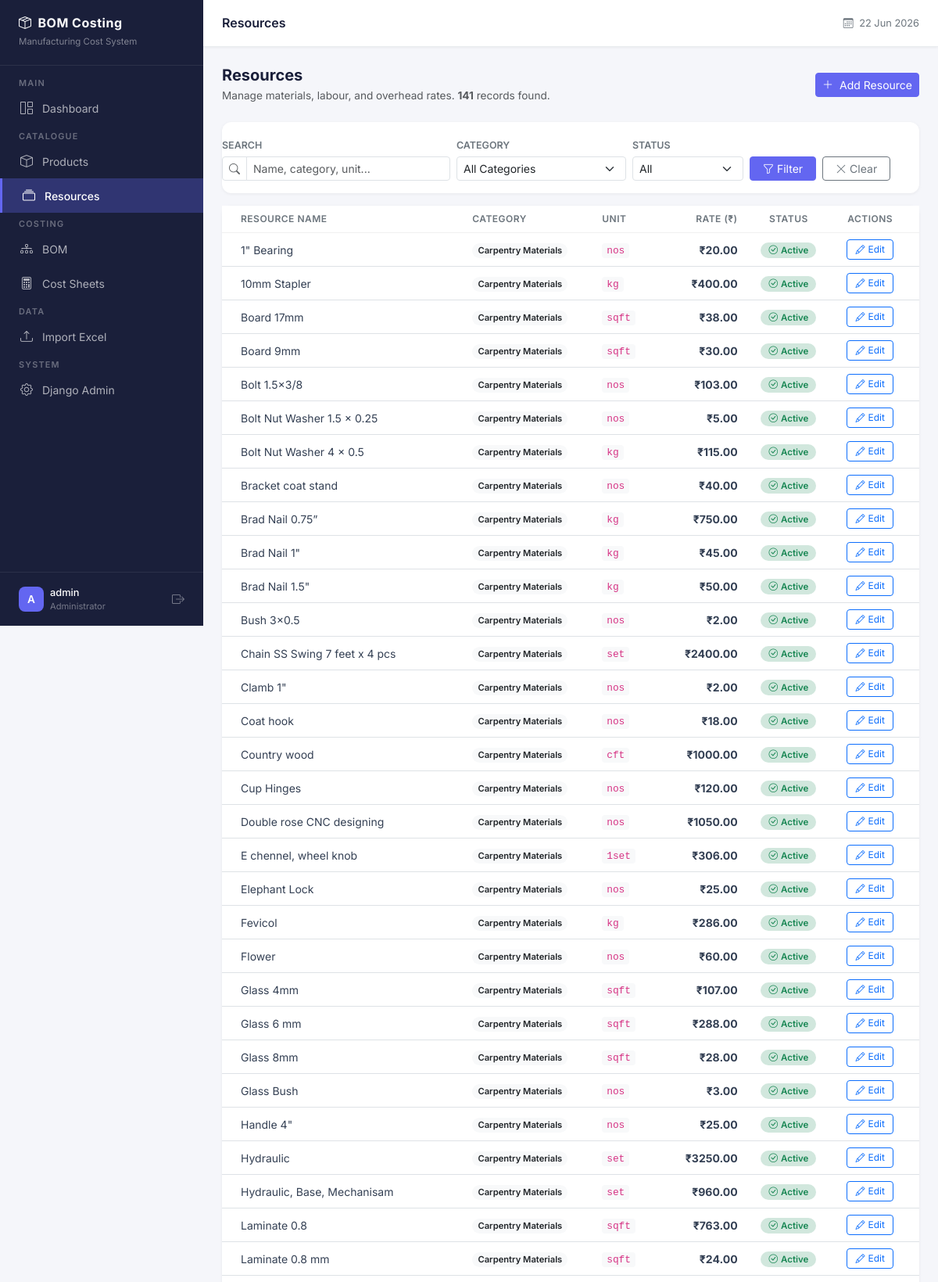
The app's page /resources/ (signed in, upper part) with its own data.
### apps/resources/models.py (models this page shows, shortened)
class Resource(models.Model):
    CATEGORY_CHOICES = [
        ('Wood', 'Wood'),
        ('Ply', 'Ply'),
        ('MDF', 'MDF'),
        ('Hardware', 'Hardware'),
        ('Labour', 'Labour'),
        ('Finishing', 'Finishing'),
        ('Packing', 'Packing'),
        ('Other', 'Other'),
    ]
    resource_name = models.CharField(
        max_length=255,
        help_text="Name of the resource e.g. Teak Wood, Labour, Hardware"
    )
    category = models.CharField(
        max_length=100,
        choices=CATEGORY_CHOICES,
        default='Other',
        help_text="Category this resource belongs to."
    )
    unit = models.CharField(
        max_length=50,
        help_text="Unit of measurement e.g. SFT, CFT, NOS, KG, RFT"
    )
    rate = models.DecimalField(
        max_digits=12,
        decimal_places=2,
        help_text="Current rate per unit. Changing this instantly updates all product costs."
    )
    active = models.BooleanField(
        default=True,
        help_text="Inactive resources are hidden from BOM selection but data is preserved."
    )
    created_at = models.DateTimeField(auto_now_add=True)
    updated_at = models.DateTimeField(auto_now=True)
    class Meta:
        ordering = ['category', 'resource_name']
        verbose_name = "Resource"
        verbose_name_plural = "Resources"
        unique_together = [['resource_name', 'category']]

### apps/resources/views.py (the view)
# urls.py: path('', views.resource_list, name='list'),
@login_required
def resource_list(request):
    resources = Resource.objects.all()
    search_query = request.GET.get('search', '').strip()
    if search_query:
        resources = resources.filter(
            Q(resource_name__icontains=search_query) |
            Q(category__icontains=search_query) |
            Q(unit__icontains=search_query)
        )
    category_filter = request.GET.get('category', '')
    if category_filter:
        resources = resources.filter(category=category_filter)
    status_filter = request.GET.get('status', '')
    if status_filter == 'active':
        resources = resources.filter(active=True)
    elif status_filter == 'inactive':
        resources = resources.filter(active=False)
    all_categories = Resource.CATEGORY_CHOICES
    context = {
        'page_title': 'Resources',
        'resources': resources,
        'search_query': search_query,
        'category_filter': category_filter,
        'status_filter': status_filter,
        'all_categories': all_categories,
        'total_count': resources.count(),
    }
    return render(request, 'resources/list.html', context)

### templates/resources/list.html (shortened to what this page needs)
{% extends "base.html" %}
{% block content %}
<div class="d-flex justify-content-between align-items-center mb-4">
    <div>
        <h5 class="mb-1 fw-bold" style="color:#1a1f3a;">Resources</h5>
        <p class="text-muted mb-0" style="font-size:0.85rem;">
            Manage materials, labour, and overhead rates.
            <strong>{{ total_count }}</strong> record{{ total_count|pluralize }} found.
        </p>
    </div>
    <a href="{% url 'resources:create' %}" class="btn btn-primary btn-sm">
        <i class="bi bi-plus-lg me-1"></i> Add Resource
    </a>
</div>
<div class="content-card mb-3">
    <div class="card-body py-3">
        <form method="GET" class="row g-2 align-items-end">
            <div class="col-12 col-md-4">
                <label class="form-label mb-1" style="font-size:0.78rem;font-weight:600;color:#6c757d;">
                    SEARCH
                </label>
                <div class="input-group input-group-sm">
                    <span class="input-group-text bg-white">
                        <i class="bi bi-search text-muted"></i>
                    </span>
                    <input type="text" name="search" class="form-control"
                           placeholder="Name, category, unit..."
                           value="{{ search_query }}">
                </div>
            </div>
            <div class="col-6 col-md-3">
                <label class="form-label mb-1" style="font-size:0.78rem;font-weight:600;color:#6c757d;">
                    CATEGORY
                </label>
                <select name="category" class="form-select form-select-sm">
                    <option value="">All Categories</option>
                </select>
            </div>
            <div class="col-6 col-md-2">
                <label class="form-label mb-1" style="font-size:0.78rem;font-weight:600;color:#6c757d;">
                    STATUS
                </label>
                <select name="status" class="form-select form-select-sm">
                    <option value="">All</option>
                </select>
            </div>
            <div class="col-12 col-md-3 d-flex gap-2">
                <button type="submit" class="btn btn-primary btn-sm px-3">
                    <i class="bi bi-funnel me-1"></i>Filter
                </button>
                <a href="{% url 'resources:list' %}" class="btn btn-outline-secondary btn-sm px-3">
                    <i class="bi bi-x-lg me-1"></i>Clear
                </a>
            </div>
        </form>
    </div>
</div>
<div class="content-card">
    <div class="card-body p-0">
        {% if resources %}
        <div class="table-responsive">
            <table class="table table-hover mb-0">
                <thead>
                    <tr>
                        <th class="ps-4" style="width:35%;">Resource Name</th>
                        <th>Category</th>
                        <th>Unit</th>
                        <th class="text-end">Rate (₹)</th>
                        <th class="text-center">Status</th>
                        <th class="text-center pe-4">Actions</th>
                    </tr>
                </thead>
                <tbody>
                    {% for resource in resources %}
                    <tr>
                        <td class="ps-4">
                            <span class="fw-500" style="font-size:0.875rem;">
                                {{ resource.resource_name }}
                            </span>
                        </td>
                        <td>
                            {% with resource.category as cat %}
                            <span class="badge rounded-pill
                                {% if cat == 'Wood' %}bg-warning-subtle text-warning-emphasis
                                {% elif cat == 'Labour' %}bg-info-subtle text-info-emphasis
                                {% elif cat == 'Hardware' %}bg-secondary-subtle text-secondary-emphasis
                                {% elif cat == 'Ply' or cat == 'MDF' %}bg-success-subtle text-success-emphasis
                                {% else %}bg-light text-dark
                                {% endif %}"
                                style="font-size:0.7rem;font-weight:600;">
                                {{ cat }}
                            </span>
                            {% endwith %}
                        </td>
                        <td>
                            <code style="font-size:0.8rem;background:#f8f9fa;
                                         padding:2px 6px;border-radius:4px;">
                                {{ resource.unit }}
                            </code>
                        </td>
                        <td class="text-end fw-bold" style="font-size:0.875rem;">
                            ₹{{ resource.rate|floatformat:2 }}
                        </td>
                        <td class="text-center">
                            <form method="POST"
                                  action="{% url 'resources:toggle' resource.pk %}"
                                  style="display:inline;">
                                <button type="submit"
                                        class="badge border-0
                                               {% if resource.active %}bg-success-subtle text-success{% else %}bg-danger-subtle text-danger{% endif %}"
                                        style="font-size:0.72rem;font-weight:600;
                                               cursor:pointer;padding:4px 10px;
                                               border-radius:20px;"
                                        title="Click to toggle">
                                    {% if resource.active %}
                                        <i class="bi bi-check-circle me-1"></i>Active
                                    {% else %}
                                        <i class="bi bi-x-circle me-1"></i>Inactive
                                    {% endif %}
                                </button>
                            </form>
                        </td>
                        <td class="text-center pe-4">
                            <a href="{% url 'resources:edit' resource.pk %}"
                               class="btn btn-sm btn-outline-primary"
                               style="font-size:0.75rem;padding:3px 10px;">
                                <i class="bi bi-pencil me-1"></i>Edit
                            </a>
                        </td>
                    </tr>
                    {% endfor %}
                </tbody>
            </table>
        </div>
        {% endif %}
    </div>
</div>
{% endblock %}

### templates/base.html (shortened to what this page needs)
<!DOCTYPE html>
<html lang="en">
<head>
    <link href="https://cdn.jsdelivr.net/npm/bootstrap@5.3.2/dist/css/bootstrap.min.css" rel="stylesheet">
    <link href="https://cdn.jsdelivr.net/npm/bootstrap-icons@1.11.3/font/bootstrap-icons.min.css" rel="stylesheet">
</head>
<body>
{% if user.is_authenticated %}
    <nav id="sidebar">
        <div class="sidebar-brand">
            <h5><i class="bi bi-box-seam me-2"></i>BOM Costing</h5>
            <small>Manufacturing Cost System</small>
        </div>
        <ul class="nav flex-column mt-2">
            <li><span class="nav-label">Main</span></li>
            <li class="nav-item">
                <a href="{% url 'core:dashboard' %}"
                   class="nav-link {% if request.resolver_match.url_name == 'dashboard' %}active{% endif %}">
                    <i class="bi bi-grid-1x2"></i> Dashboard
                </a>
            </li>
            <li><span class="nav-label">Catalogue</span></li>
            <li class="nav-item">
                <a href="{% url 'products:list' %}"
                   class="nav-link {% if 'products' in request.resolver_match.namespace %}active{% endif %}">
                    <i class="bi bi-box"></i> Products
                </a>
            </li>
            <li class="nav-item">
                <a href="{% url 'resources:list' %}"
                   class="nav-link {% if 'resources' in request.resolver_match.namespace %}active{% endif %}">
                    <i class="bi bi-collection"></i> Resources
                </a>
            </li>
            <li><span class="nav-label">Costing</span></li>
            <li class="nav-item">
                <a href="{% url 'products:list' %}"
                   class="nav-link {% if 'bom' in request.resolver_match.namespace %}active{% endif %}">
                    <i class="bi bi-diagram-3"></i> BOM
                </a>
            </li>
            <li class="nav-item">
                <a href="{% url 'costing:list' %}"
                   class="nav-link {% if 'costing' in request.resolver_match.namespace %}active{% endif %}">
                    <i class="bi bi-calculator"></i> Cost Sheets
                </a>
            </li>
            <li><span class="nav-label">Data</span></li>
            <li class="nav-item">
                <a href="{% url 'imports:upload' %}"
                   class="nav-link {% if 'imports' in request.resolver_match.namespace %}active{% endif %}">
                    <i class="bi bi-upload"></i> Import Excel
                </a>
            </li>
            <li><span class="nav-label">System</span></li>
            {% if user.is_staff %}
            <li class="nav-item">
                <a href="/admin/" class="nav-link" target="_blank">
                    <i class="bi bi-gear"></i> Django Admin
                </a>
            </li>
            {% endif %}
        </ul>
        <div style="position:absolute; bottom:0; left:0; right:0;
                    padding:16px 24px; border-top:1px solid rgba(255,255,255,0.08);">
            <div class="d-flex align-items-center gap-2">
                <div style="width:32px;height:32px;background:#6366f1;border-radius:8px;
                            display:flex;align-items:center;justify-content:center;
                            color:#fff;font-weight:600;font-size:0.85rem;">
                    {{ user.username|first|upper }}
                </div>
                <div style="flex:1; min-width:0;">
                    <div style="color:#fff;font-size:0.8rem;font-weight:500;
                                white-space:nowrap;overflow:hidden;text-overflow:ellipsis;">
                        {{ user.username }}
                    </div>
                    <div style="color:rgba(255,255,255,0.4);font-size:0.7rem;">
                        {% if user.is_staff %}Administrator{% else %}User{% endif %}
                    </div>
                </div>
                <a href="{% url 'accounts:logout' %}"
                   style="color:rgba(255,255,255,0.4);" title="Logout">
                    <i class="bi bi-box-arrow-right"></i>
                </a>
            </div>
        </div>
    </nav>
    <div id="main-content">
        <div id="topnav">
            <h6 class="page-title">
                {% block page_title %}{{ page_title|default:"Dashboard" }}{% endblock %}
            </h6>
            <div class="d-flex align-items-center gap-3">
                <span style="font-size:0.8rem;color:#6c757d;">
                    <i class="bi bi-calendar3 me-1"></i>
                    {% now "d M Y" %}
                </span>
            </div>
        </div>
        <div class="content-area">
            {% block content %}{% endblock %}
        </div>
    </div>
{% else %}
    {% block unauthenticated_content %}{% endblock %}
{% endif %}
</body>
</html>

### templates/base.html (style rules this page uses)
* { font-family: 'Inter', sans-serif; }
body { background-color: #f5f6fa; }
#sidebar { width: 260px; min-height: 100vh; background: #1a1f3a; position: fixed; top: 0; left: 0; z-index: 1000; transition: all 0.3s; overflow-y: auto; }
#sidebar .sidebar-brand { padding: 20px 24px; border-bottom: 1px solid rgba(255,255,255,0.08); }
#sidebar .sidebar-brand h5 { color: #fff; font-weight: 700; font-size: 1rem; margin: 0; letter-spacing: 0.5px; }
#sidebar .sidebar-brand small { color: rgba(255,255,255,0.45); font-size: 0.72rem; }
#sidebar .nav-label { color: rgba(255,255,255,0.35); font-size: 0.68rem; font-weight: 600; letter-spacing: 1.2px; text-transform: uppercase; padding: 16px 24px 6px; }
#sidebar .nav-link { color: rgba(255,255,255,0.65); padding: 10px 24px; font-size: 0.875rem; font-weight: 400; border-radius: 0; display: flex; align-items: center; gap: 10px; transition: all 0.2s; }
#sidebar .nav-link.active { color: #fff; background: rgba(99, 102, 241, 0.3); border-left: 3px solid #6366f1; font-weight: 500; }
#sidebar .nav-link i { font-size: 1rem; width: 20px; text-align: center; }
#main-content { margin-left: 260px; min-height: 100vh; transition: all 0.3s; }
#topnav { background: #fff; border-bottom: 1px solid #e9ecef; padding: 0 24px; height: 60px; display: flex; align-items: center; justify-content: space-between; position: sticky; top: 0; z-index: 999; box-shadow: 0 1px 3px rgba(0,0,0,0.05); }
#topnav .page-title { font-size: 1rem; font-weight: 600; color: #1a1f3a; margin: 0; }
.content-area { padding: 24px; }
.content-card { background: #fff; border-radius: 12px; border: none; box-shadow: 0 1px 4px rgba(0,0,0,0.06); }
.table th { font-size: 0.75rem; font-weight: 600; text-transform: uppercase; letter-spacing: 0.5px; color: #6c757d; border-bottom: 1px solid #f0f0f0; }
.table td { font-size: 0.875rem; vertical-align: middle; color: #344054; }
.btn-primary { background: #6366f1; border-color: #6366f1; }

### records on screen
Resource: resource_name "1\" Bearing", category "Carpentry Materials", unit "nos", rate "20.00", active True (drawn)
Resource: resource_name "10mm Stapler", category "Carpentry Materials", unit "kg", rate "400.00", active True (drawn)
Resource: resource_name "Board 17mm", category "Carpentry Materials", unit "sqft", rate "38.00", active True (drawn)
Resource: resource_name "Board 9mm", category "Carpentry Materials", unit "sqft", rate "30.00", active True (drawn)
Resource: resource_name "Bolt 1.5x3/8", category "Carpentry Materials", unit "nos", rate "103.00", active True (drawn)
Resource: resource_name "Bolt Nut Washer 1.5 x 0.25", category "Carpentry Materials", unit "nos", rate "5.00", active True (drawn)
Resource: resource_name "Bolt Nut Washer 4 x 0.5", category "Carpentry Materials", unit "kg", rate "115.00", active True (drawn)
Resource: resource_name "Bracket coat stand", category "Carpentry Materials", unit "nos", rate "40.00", active True (drawn)
Resource: resource_name "Brad Nail 0.75”", category "Carpentry Materials", unit "kg", rate "750.00", active True (drawn)
Resource: resource_name "Brad Nail 1\"", category "Carpentry Materials", unit "kg", rate "45.00", active True (drawn)
Resource: resource_name "Brad Nail 1.5\"", category "Carpentry Materials", unit "kg", rate "50.00", active True (drawn)
Resource: resource_name "Bush 3x0.5", category "Carpentry Materials", unit "nos", rate "2.00", active True (drawn)
Resource: resource_name "Chain SS Swing 7 feet x 4 pcs", category "Carpentry Materials", unit "set", rate "2400.00", active True (drawn)
Resource: resource_name "Clamb 1\"", category "Carpentry Materials", unit "nos", rate "2.00", active True (drawn)
Resource: resource_name "Coat hook", category "Carpentry Materials", unit "nos", rate "18.00", active True (drawn)
Resource: resource_name "Country wood", category "Carpentry Materials", unit "cft", rate "1000.00", active True (drawn)
Resource: resource_name "Cup Hinges", category "Carpentry Materials", unit "nos", rate "120.00", active True (drawn)
Resource: resource_name "Double rose CNC designing", category "Carpentry Materials", unit "nos", rate "1050.00", active True (drawn)
Resource: resource_name "E chennel, wheel knob", category "Carpentry Materials", unit "1set", rate "306.00", active True (drawn)
Resource: resource_name "Elephant Lock", category "Carpentry Materials", unit "nos", rate "25.00", active True (drawn)
Resource: resource_name "Fevicol", category "Carpentry Materials", unit "kg", rate "286.00", active True (drawn)
Resource: resource_name "Flower", category "Carpentry Materials", unit "nos", rate "60.00", active True (drawn)
Resource: resource_name "Glass 4mm", category "Carpentry Materials", unit "sqft", rate "107.00", active True (drawn)
Resource: resource_name "Glass 6 mm", category "Carpentry Materials", unit "sqft", rate "288.00", active True (drawn)
Resource: resource_name "Glass 8mm", category "Carpentry Materials", unit "sqft", rate "28.00", active True (drawn)
Resource: resource_name "Glass Bush", category "Carpentry Materials", unit "nos", rate "3.00", active True (drawn)
Resource: resource_name "Handle 4\"", category "Carpentry Materials", unit "nos", rate "25.00", active True (drawn)
Resource: resource_name "Hydraulic", category "Carpentry Materials", unit "set", rate "3250.00", active True (drawn)
Resource: resource_name "Hydraulic, Base, Mechanisam", category "Carpentry Materials", unit "set", rate "960.00", active True (drawn)
Resource: resource_name "Laminate 0.8", category "Carpentry Materials", unit "sqft", rate "763.00", active True (drawn)
Resource: resource_name "Laminate 0.8 mm", category "Carpentry Materials", unit "sqft", rate "24.00", active True (drawn)

### other values on screen
{{ user.username|first|upper }} "A"
{{ user.username }} "admin"
{{ page_title|default:"Dashboard" }} "Resources"
{{ total_count }} "141"
